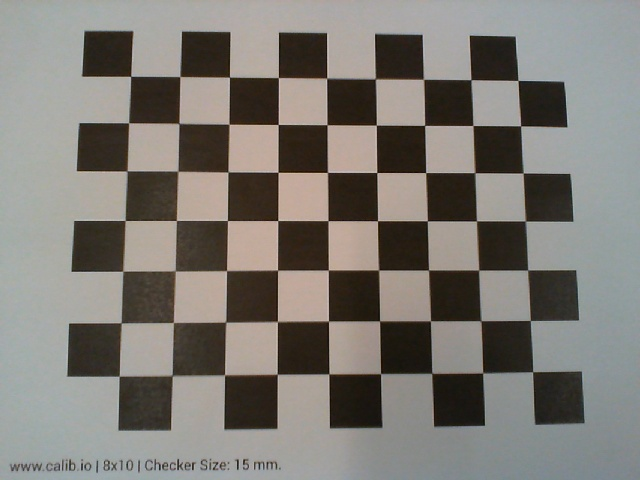
#> input picture firstCam/image1.jpg, 640 x 480 px; its folder holds 4 pictures in this run
$ python main2.py   (older library calls are emulated)
#> lines starting #> are read from the running program, lines starting #| are printed output that depends on the picture; long printed decimals are rounded; pictures that were not available may be replaced by others from this repository, and a replacement may not be noted
import cv2
import numpy as np
import glob

# Chessboard size
CHESSBOARD_SIZE = (9, 7)

# Prepare object points
objp = np.zeros((CHESSBOARD_SIZE[0] * CHESSBOARD_SIZE[1], 3), np.float32)
objp[:, :2] = np.mgrid[0:CHESSBOARD_SIZE[0], 0:CHESSBOARD_SIZE[1]].T.reshape(-1, 2)

# Arrays to store object points and image points
objpoints = []
imgpoints1 = []
imgpoints2 = []

# Load images
images1 = glob.glob("firstCam/image*.jpg")
images2 = glob.glob("secondCam/image*.jpg")

for fname1, fname2 in zip(images1, images2):
    img1 = cv2.imread(fname1)
#> img1 is the input picture: shape (480, 640, 3); mean B, G, R 116.6, 122.2, 125.8
    img2 = cv2.imread(fname2)

    gray1 = cv2.cvtColor(img1, cv2.COLOR_BGR2GRAY)
    gray2 = cv2.cvtColor(img2, cv2.COLOR_BGR2GRAY)

    ret1, corners1 = cv2.findChessboardCorners(gray1, CHESSBOARD_SIZE, None)
#> ret1 = True; corners1 = 63 rows, first 8: [130.7, 76.37], [179.9, 76.58], [229.5, 77.17], [278.3, 77.58], [326.7, 78.09], [375.4, 78.81], [423.4, 79.35], [470.9, 79.67]
    ret2, corners2 = cv2.findChessboardCorners(gray2, CHESSBOARD_SIZE, None)
#> ret2 = True; corners2 has the same summary as corners1

    if ret1 and ret2:
        objpoints.append(objp)
        imgpoints1.append(corners1)
        imgpoints2.append(corners2)

# **Camera Calibration for First Camera**
ret1, M1, d1, rvecs1, tvecs1 = cv2.calibrateCamera(objpoints, imgpoints1, gray1.shape[::-1], None, None)
#> ret1 = 0.26; M1 = [[426.9, 0, 304.7], [0, 420.4, 216.8], [0, 0, 1]]; d1 = [[0.0784, -0.221, 0.00328, -3.81e-08, 0.137]]; rvecs1 = ([-0.0904, -0.0289, -0.000261],); tvecs1 = ([-3.54, -2.91, 8.73],)
ret2, M2, d2, rvecs2, tvecs2 = cv2.calibrateCamera(objpoints, imgpoints2, gray2.shape[::-1], None, None)
#> ret2 = 0.26; M2 = [[426.9, 0, 304.7], [0, 420.4, 216.8], [0, 0, 1]]; d2 = [[0.0784, -0.221, 0.00328, -3.81e-08, 0.137]]; rvecs2 = ([-0.0904, -0.0289, -0.000261],); tvecs2 = ([-3.54, -2.91, 8.73],)

print("\nCamera 1 Matrix (Intrinsic Parameters):\n", M1)
#| Camera 1 Matrix (Intrinsic Parameters):
#|  [[426.864   0.         304.707]
#|  [  0.         420.407 216.800]
#|  [  0.           0.           1.        ]]
print("Camera 1 Distortion Coefficients:\n", d1)
#| Camera 1 Distortion Coefficients:
#|  [[ 7.84447271e-02 -2.21210848e-01  3.28431870e-03 -3.80546772e-08
#|    1.37382775e-01]]
print("Camera 1 Reprojection Error:", ret1)
#| Camera 1 Reprojection Error: 0.2596

print("\nCamera 2 Matrix (Intrinsic Parameters):\n", M2)
#| Camera 2 Matrix (Intrinsic Parameters):
#|  [[426.864   0.         304.707]
#|  [  0.         420.407 216.800]
#|  [  0.           0.           1.        ]]
print("Camera 2 Distortion Coefficients:\n", d2)
#| Camera 2 Distortion Coefficients:
#|  [[ 7.84447271e-02 -2.21210848e-01  3.28431870e-03 -3.80546772e-08
#|    1.37382775e-01]]
print("Camera 2 Reprojection Error:", ret2)
#| Camera 2 Reprojection Error: 0.2596

# **Stereo Calibration**
_, M1, d1, M2, d2, R, T, E, F = cv2.stereoCalibrate(
    objpoints, imgpoints1, imgpoints2, M1, d1, M2, d2, gray1.shape[::-1], None, None, None, None,
    criteria=(cv2.TERM_CRITERIA_EPS + cv2.TERM_CRITERIA_MAX_ITER, 100, 1e-5)
)
#> R = [[1, 0, 0], [0, 1, 0], [0, 0, 1]]; T = [-4.42e-16, 8.85e-16, -9.59e-18]; E = [[0, 9.59e-18, 8.85e-16], [-9.59e-18, 0, 4.42e-16], [-8.85e-16, -4.42e-16, 0]]; F = [[0, 5.34e-23, 2.06e-18], [-5.34e-23, 0, 1.07e-18], [-2.06e-18, -1.07e-18, 0]]

print("\nRotation Matrix (R):\n", R)
#| Rotation Matrix (R):
#|  [[1. 0. 0.]
#|  [0. 1. 0.]
#|  [0. 0. 1.]]
print("\nTranslation Vector (T):\n", T)
#| Translation Vector (T):
#|  [[-4.42294004e-16]
#|  [ 8.85035219e-16]
#|  [-9.58527416e-18]]

# **Rectification**
R1, R2, P1, P2, Q, _, _ = cv2.stereoRectify(M1, d1, M2, d2, gray1.shape[::-1], R, T)
#> R1 = [[0.895, 0.447, -0.00229], [-0.447, 0.894, -0.00969], [-0.00229, 0.00969, 1]]; R2 has the same summary as R1; P1 = [[426.9, 0, 298.2, 0], [0, 426.9, 233, 0], [0, 0, 1, 0]]; P2 = [[426.9, 0, 298.2, 0], [0, 426.9, 233, 4.22e-13], [0, 0, 1, 0]]; Q = [[1, 0, 0, -298.2], [0, 1, 0, -233], [0, 0, 0, 426.9], [0, 0, -1.01e+15, 0]]

# **Undistort and rectify images**
map1x, map1y = cv2.initUndistortRectifyMap(M1, d1, R1, P1, gray1.shape[::-1], cv2.CV_32FC1)
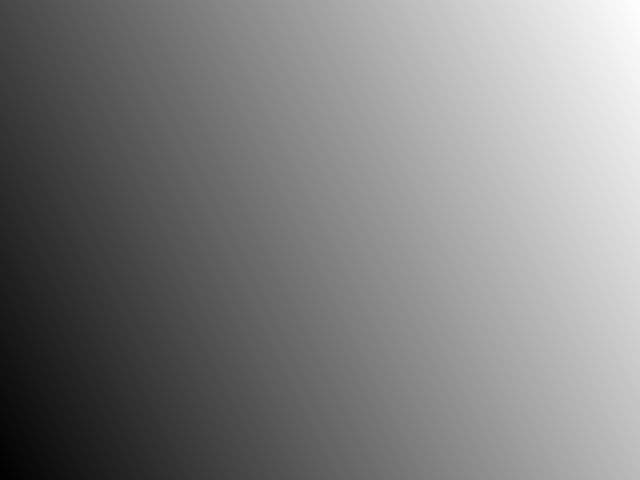
#> map1x: shape (480, 640) float32; min -71.69, max 707.8, mean 319.9; drawn with min black and max white
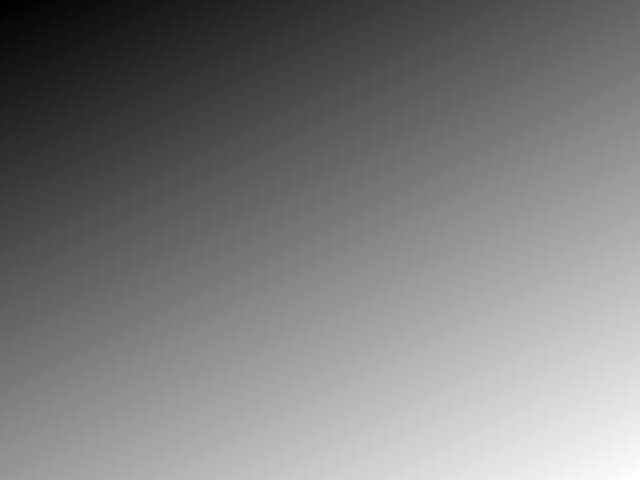
#> map1y: shape (480, 640) float32; min -108.1, max 591.9, mean 237.1; drawn with min black and max white
map2x, map2y = cv2.initUndistortRectifyMap(M2, d2, R2, P2, gray2.shape[::-1], cv2.CV_32FC1)

rectified1 = cv2.remap(gray1, map1x, map1y, cv2.INTER_LINEAR)
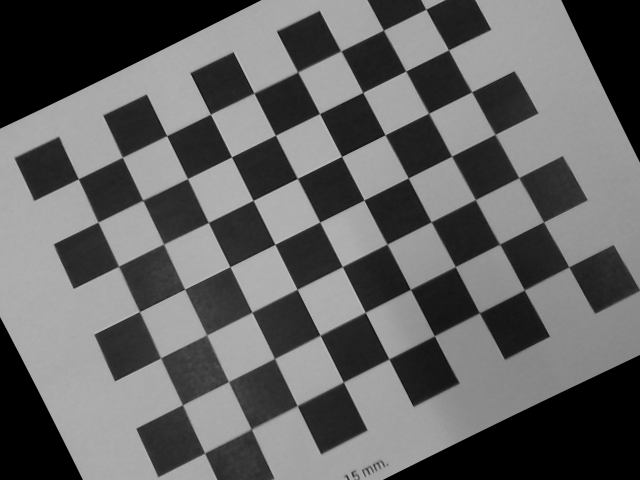
#> rectified1: shape (480, 640); min 0, max 191, mean 99
rectified2 = cv2.remap(gray2, map2x, map2y, cv2.INTER_LINEAR)

cv2.imshow("Rectified Image 1", rectified1)
cv2.imshow("Rectified Image 2", rectified2)
cv2.waitKey(0)
cv2.destroyAllWindows()

# **Feature Matching using ORB + BFMatcher**
orb = cv2.ORB_create()

# Detect keypoints and compute descriptors
kp1, des1 = orb.detectAndCompute(rectified1, None)
#> kp1 = 500 keypoints; strongest (x, y, size): (233, 155, 31), (339, 156, 31), (273, 243, 31), (234, 158, 31)
kp2, des2 = orb.detectAndCompute(rectified2, None)
#> kp2 has the same summary as kp1

# BFMatcher (Hamming for ORB)
bf = cv2.BFMatcher(cv2.NORM_HAMMING, crossCheck=True)
matches = bf.match(des1, des2)
#> matches = 500 matches

# Sort matches by distance (lower = better)
matches = sorted(matches, key=lambda x: x.distance)

# Draw top 50 matches
img_matches = cv2.drawMatches(rectified1, kp1, rectified2, kp2, matches[:50], None, flags=cv2.DrawMatchesFlags_NOT_DRAW_SINGLE_POINTS)
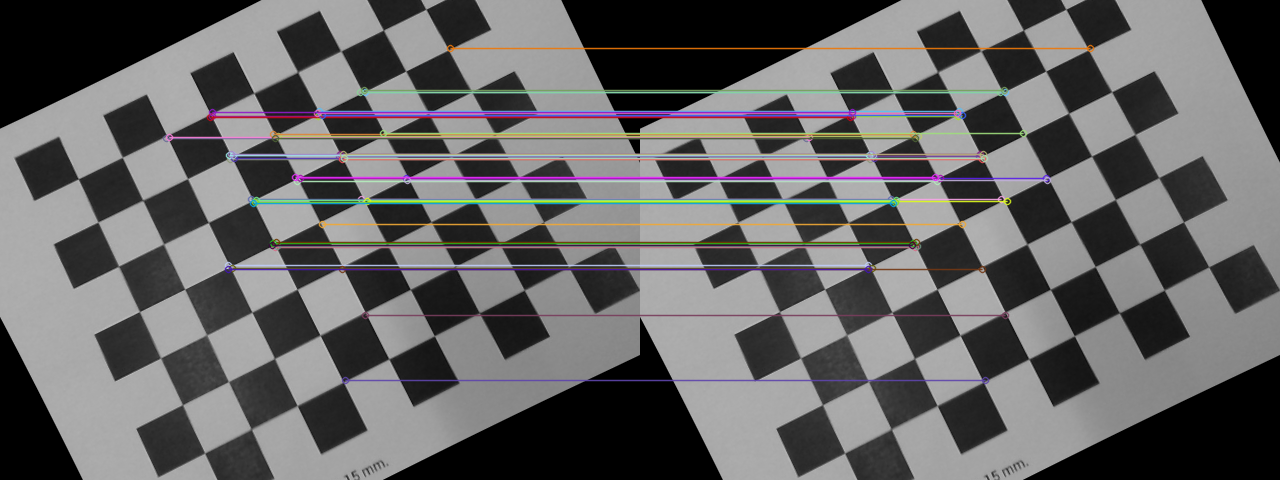
#> img_matches: shape (480, 1280, 3); mean of channels 0, 1, 2 100.4, 100.1, 101; drawn as B, G, R

# Show the matched features
cv2.imshow("Feature Matches", img_matches)
cv2.waitKey(0)
cv2.destroyAllWindows()

# **Triangulation**
points1 = np.float32([kp1[m.queryIdx].pt for m in matches])
#> points1 = 500 pairs, first value 75.6 to 477.8, second value 31 to 385.2
points2 = np.float32([kp2[m.trainIdx].pt for m in matches])
#> points2 has the same summary as points1

points4D = cv2.triangulatePoints(P1, P2, points1.T, points2.T)
points3D = points4D[:3] / points4D[3]

print("\nTriangulated 3D Points:")
print(points3D.T)
#> (printed output is left out)

# **Post Processing: Remove Outliers (Optional - Basic Approach)**
mean_z = np.mean(points3D[2])
#> mean_z = 2.26e+14
std_z = np.std(points3D[2])
#> std_z = 3.44e+14
filtered_points3D = points3D[:, np.abs(points3D[2] - mean_z) < 2 * std_z]

print("\nFiltered 3D Points After Outlier Removal:")
print(filtered_points3D.T)
#> (printed output is left out)
